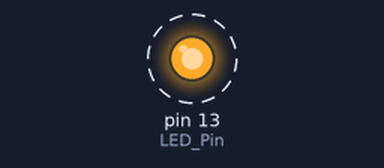
This sketch was run on a simulated Arduino Uno, built with avr-gcc and run on an emulated ATmega328P. On the bench: output pins drawn as LEDs (lit = HIGH). Dashed ring = blinking. What the sketch prints to the serial monitor is not drawn.

Above: at 0.5 s.
Timing chart, 0 to 4.6 s (numbered marks = the images above):
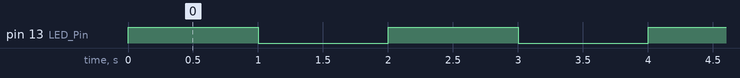

Measured:
- by itself, pin 13 (LED_Pin): alternates HIGH for 1.0 s and LOW for 1.0 s

The sketch:

Serial_Transmit.ino
```cpp
//+---------------------------------------------------------------------------------------------------+
//| Arduino Serial Transmission to PC                                                                 |
//+---------------------------------------------------------------------------------------------------+
//| Continously transmit the String "Hello from Arduino" @9600bps every 2 Seconds.                    |
//| To be used with Simple Serial Program(C#).                                                        |
//+---------------------------------------------------------------------------------------------------+
//|Hardware Connections(Arduino)                                                                      |
//|                                                                                                   |
//|   +-----------+                                                                                   |
//|   |   PC      |                      +-------------+                                              |
//|   |           |      USB             |             |                                              |
//|   +-----------+ ====================>|   +-------+  \                                             |
//|   \ [] [] [] []\                     |   |       |   |                                            |
//|    \ [] [] [] []\                    |   +-------+   |                                            |
//|     +------------+                   +--------------/                                             |
//|       Windows OS                         Arduino Uno                                              |
//|                                                                                                   |
//|                                                                                                   |
//+---------------------------------------------------------------------------------------------------+
//|Hardware Connections(any other Microcontroller)                                                    |
//|                                                                                                   |
//|  |------------|                                                                                   |
//|  |            |                USB2SERIAL V2.0                     +---------------+              |
//|  |            |            +--------------------+                  |               |              |
//|  |------------|            |                 RX |<---------------- |(TXD)          |              |
//|   \ [][][][][] \===========|(USB -> Serial)  TX |----------------->|(RXD)          |              |
//|    \------------\   USB    |                GND |------------------| GND           |              |
//|        Laptop              +--------------------+     TTL link     |               |              |
//|                                                                    +---------------+              |
//|                              USB to Serial Converter             Microcontroller                  |
//+---------------------------------------------------------------------------------------------------+
//|                                                                                                   |
//| Compiler/IDE     : Arduino IDE                                                                    |
//| Libraries        : Serial                                                                         |
//|                                                                                                   |
//| Programmer       : (c)Rahul.Sreedharan                                                            |
//| Date             : 21 January 2017                                                                |
//| Website          : www.xanthium.in                                                                |
//|                                                                                                   |
//+---------------------------------------------------------------------------------------------------+


int LED_Pin = 13;                 // LED connected to digital pin 13

void setup()
{
 Serial.begin(9600,SERIAL_8N1);  // Configure the baudrate and data format for serial transmission
 pinMode(LED_Pin,OUTPUT);        // Pin13 as Output
 digitalWrite(LED_Pin,LOW);      // Pin13 LED OFF
}

void loop()
{
  Serial.println("Hello from Arduino"); // Send the String,Use Serial.println() because we have used SerialPort.ReadLine() on C# side
                                        // SerialPort.ReadLine() on C# side will return only after receiving '/n' character
  Blink_LED();                          // Blink LED to indicate transmission
}

//Function to Blink LED 13
void Blink_LED()
{
  digitalWrite(LED_Pin,HIGH);
  delay(1000);
  digitalWrite(LED_Pin,LOW);
  delay(1000);
}
```
